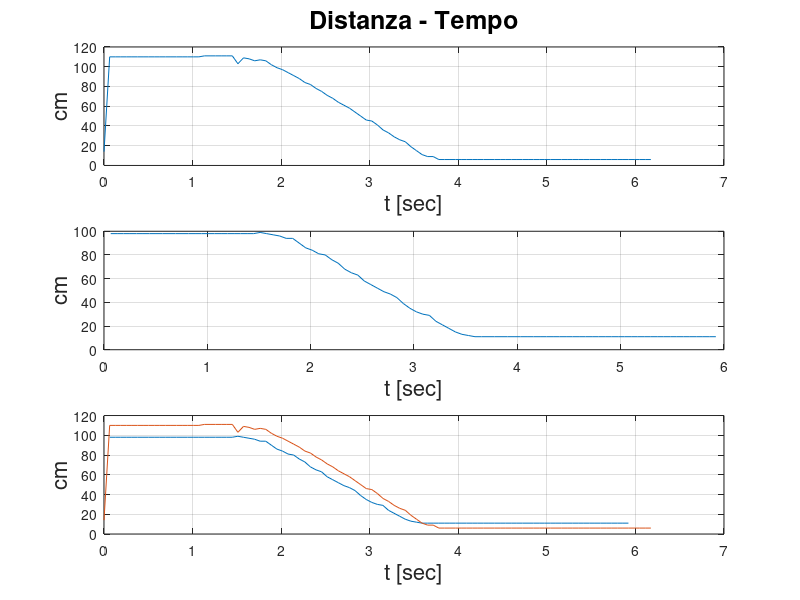
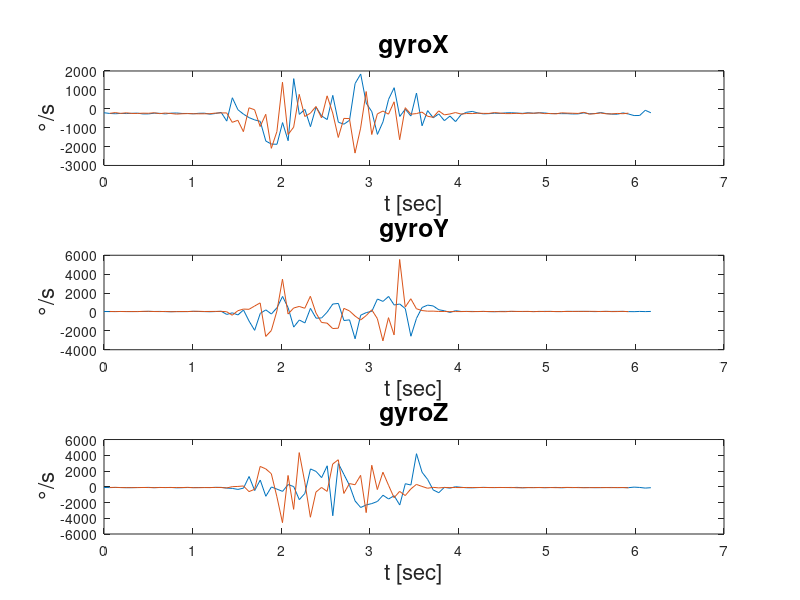
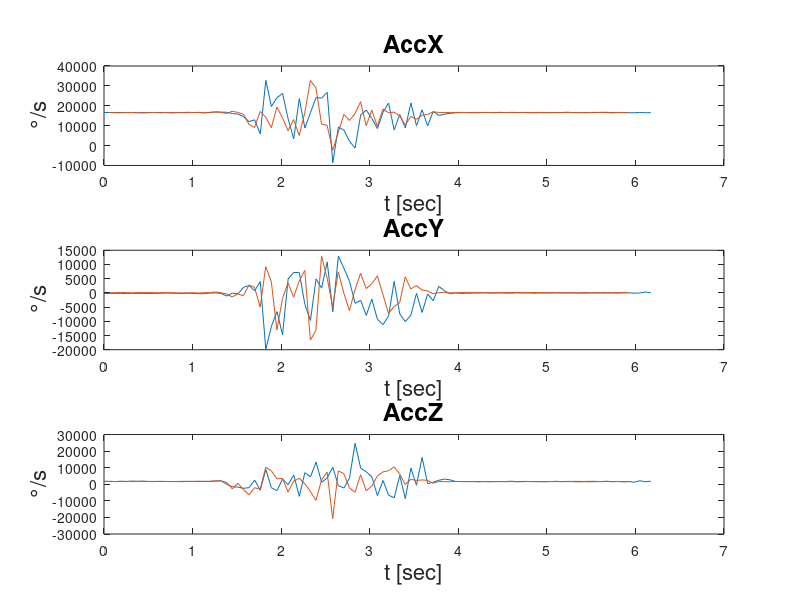
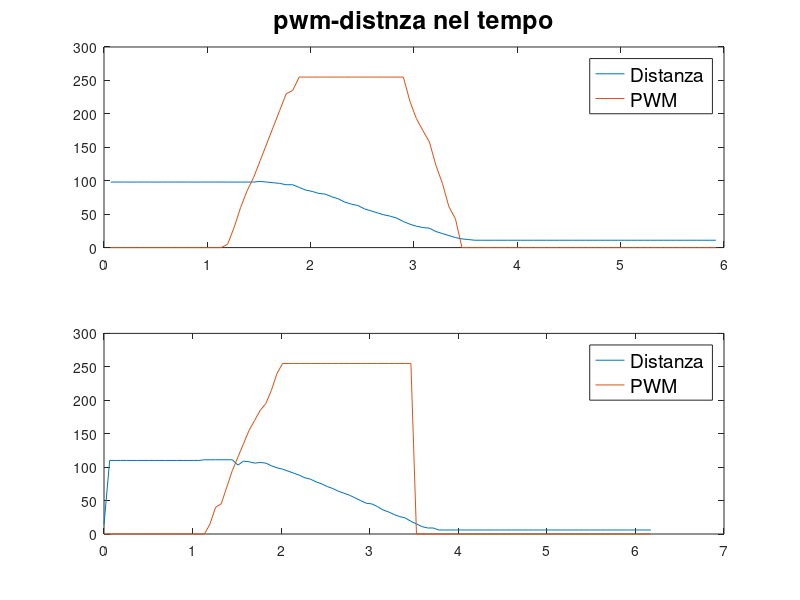

These figures' MATLAB source, in order: (Note: this script raises an error after producing the figures.)
clc
close all
clear all

% import from file to array
ABS = importdata("datiABS_bellobello.txt");
STOP = importdata("datiSTOP_bello.txt");

%tempo di campionamento ABS
tempo_ABS= ABS(:,8)*0.001;
%giroscopio ABS 
gyroX_ABS = ABS(:, 4);
gyroY_ABS= ABS(:, 5);
gyroZ_ABS = ABS(:, 6);
%accelerazioni ABS 
AccX_ABS = ABS(:, 1);
AccY_ABS = ABS(:, 2);
AccZ_ABS = ABS(:, 3);
%spazio (distanza) ABS 
distanza_ABS = ABS(:,7);
pwm_ABS = ABS(:,9);



%tempo di campionamento STOP
tempo_STOP = STOP(:,8)*0.001;
%giroscopio STOP 
gyroX_STOP = STOP(:, 4);
gyroY_STOP = STOP(:, 5);
gyroZ_STOP = STOP(:, 6);
%accelerazioni STOP
AccX_STOP =STOP(:, 1);
AccY_STOP =STOP(:, 2);
AccZ_STOP =STOP(:, 3);
%spazio (distanza) STOP 
distanza_STOP = STOP(:,7);
pwm_STOP = STOP(:,9);

%GRAFICO SPAZIO-TEMPO
figure(1)
axis(1) = subplot(3,1,1);
plot(tempo_STOP,distanza_STOP);
title('Distanza - Tempo', 'FontSize', 18);
xlabel('t [sec]', 'FontSize', 16);
ylabel('cm', 'FontSize', 16);
grid on;
axis(2) = subplot(3,1,2);
plot(tempo_ABS,distanza_ABS);
xlabel('t [sec]', 'FontSize', 16);
ylabel('cm', 'FontSize', 16);
grid on;
axis(3)=subplot(3,1,3);
plot(tempo_ABS,distanza_ABS,tempo_STOP,distanza_STOP);
xlabel('t [sec]', 'FontSize', 16);
ylabel('cm', 'FontSize', 16);
grid on;


%GRAFICO GIROSCOPIO
figure(2)
axis(1) = subplot(3,1,1);
plot(tempo_STOP,gyroX_STOP,tempo_ABS,gyroX_ABS)
title('gyroX', 'FontSize', 18);
xlabel('t [sec]', 'FontSize', 16);
ylabel('°/s', 'FontSize', 16);
axis(2) = subplot(3,1,2);
plot(tempo_STOP,gyroY_STOP,tempo_ABS,gyroY_ABS)
title('gyroY', 'FontSize', 18);
xlabel('t [sec]', 'FontSize', 16);
ylabel('°/s', 'FontSize', 16);
axis(3) = subplot(3,1,3);
plot(tempo_STOP,gyroZ_STOP,tempo_ABS,gyroZ_ABS)
title('gyroZ', 'FontSize', 18);
xlabel('t [sec]', 'FontSize', 16);
ylabel('°/s', 'FontSize', 16);

%GRAFICO ACCELERAZIONI
figure(3)
axis(1) = subplot(3,1,1);
plot(tempo_STOP,AccX_STOP,tempo_ABS,AccX_ABS)
title('AccX', 'FontSize', 18);
xlabel('t [sec]', 'FontSize', 16);
ylabel('°/s', 'FontSize', 16);
axis(2) = subplot(3,1,2);
plot(tempo_STOP,AccY_STOP,tempo_ABS,AccY_ABS)
title('AccY', 'FontSize', 18);
xlabel('t [sec]', 'FontSize', 16);
ylabel('°/s', 'FontSize', 16);
axis(3) = subplot(3,1,3);
plot(tempo_STOP,AccZ_STOP,tempo_ABS,AccZ_ABS)
title('AccZ', 'FontSize', 18);
xlabel('t [sec]', 'FontSize', 16);
ylabel('°/s', 'FontSize', 16);

%GRAFICO PWM-DISTANZA
figure(4)
axis(1)=subplot(2,1,1);
plot(tempo_ABS,distanza_ABS,tempo_ABS,pwm_ABS)
title('pwm-distnza nel tempo', 'FontSize', 18);
legend('Distanza', 'PWM', 'fontSize', 14);

axis(2)=subplot(2,1,2);
plot(tempo_STOP,distanza_STOP,tempo_STOP,pwm_STOP)
legend('Distanza', 'PWM', 'fontSize', 14);



figure(5)
strips(AccY_STOP,0.18,1000,1.25)
hold on
strips(AccY_ABS,0.18,1000,1.25)



